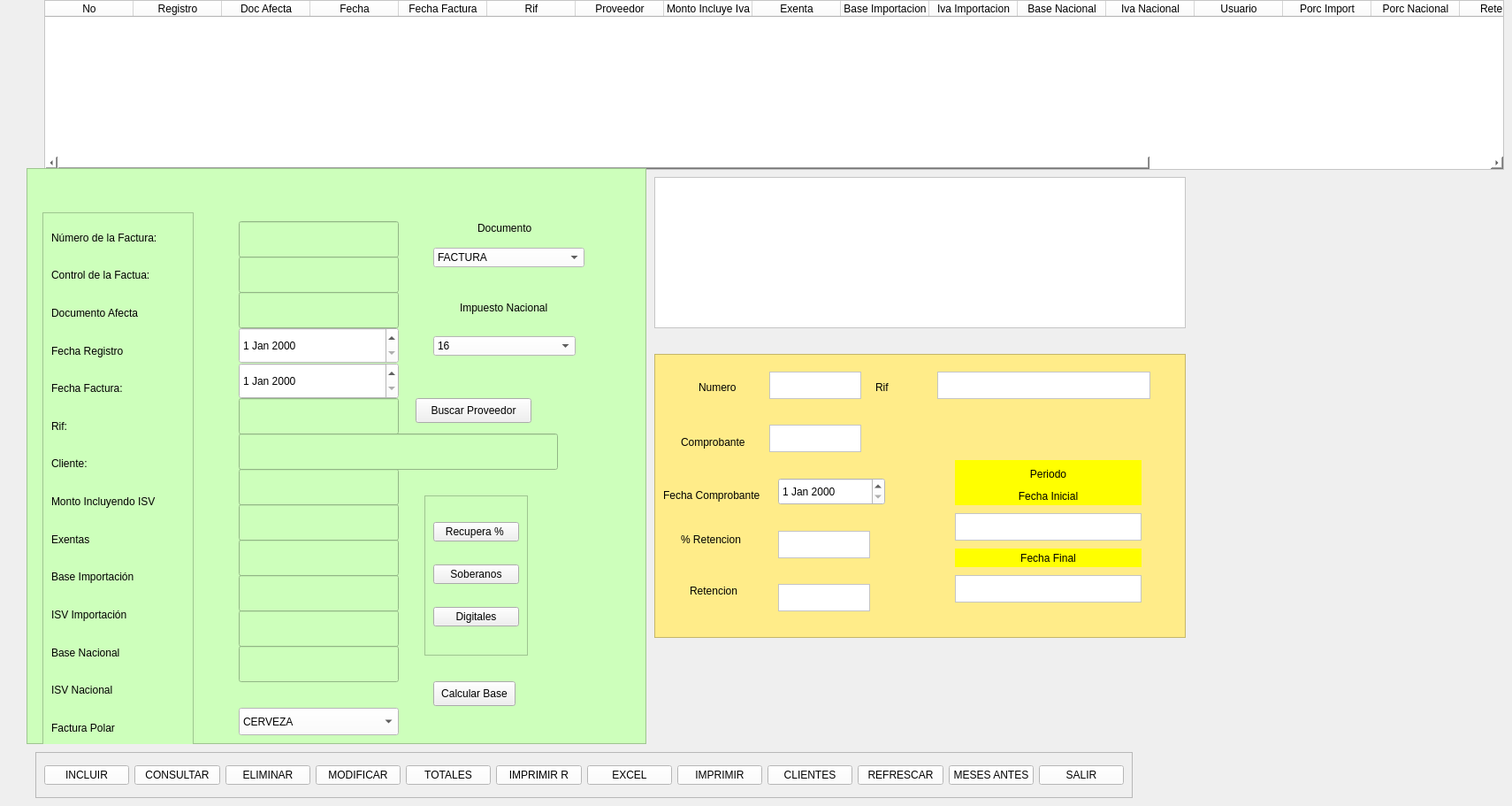
    <widget class="QWidget" name="tab_2">
     <attribute name="title">
      <string>Libro de Compras</string>
     </attribute>
     <widget class="QTableWidget" name="tableWidget_2">
      <property name="geometry">
       <rect>
        <x>50</x>
        <y>0</y>
        <width>1651</width>
        <height>192</height>
       </rect>
      </property>
      <property name="styleSheet">
       <string notr="true">background-color: rgb(255, 255, 255);</string>
      </property>
      <column>
       <property name="text">
        <string>No</string>
       </property>
      </column>
      <column>
       <property name="text">
        <string>Registro</string>
       </property>
      </column>
      <column>
       <property name="text">
        <string>Doc Afecta</string>
       </property>
      </column>
      <column>
       <property name="text">
        <string>Fecha</string>
       </property>
      </column>
      <column>
       <property name="text">
        <string>Fecha Factura</string>
       </property>
      </column>
      <column>
       <property name="text">
        <string>Rif</string>
       </property>
      </column>
      <column>
       <property name="text">
        <string>Proveedor</string>
       </property>
      </column>
      <column>
       <property name="text">
        <string>Monto Incluye Iva</string>
       </property>
      </column>
      <column>
       <property name="text">
        <string>Exenta</string>
       </property>
      </column>
      <column>
       <property name="text">
        <string>Base Importacion</string>
       </property>
      </column>
      <column>
       <property name="text">
        <string>Iva Importacion</string>
       </property>
      </column>
      <column>
       <property name="text">
        <string>Base Nacional</string>
       </property>
      </column>
      <column>
       <property name="text">
        <string>Iva Nacional</string>
       </property>
      </column>
      <column>
       <property name="text">
        <string>Usuario</string>
       </property>
      </column>
      <column>
       <property name="text">
        <string>Porc Import</string>
       </property>
      </column>
      <column>
       <property name="text">
        <string>Porc Nacional</string>
       </property>
      </column>
      <column>
       <property name="text">
        <string>Retencion</string>
       </property>
      </column>
      <column>
       <property name="text">
        <string>Comprobante</string>
       </property>
      </column>
      <column>
       <property name="text">
        <string>Fecha Comprobante</string>
       </property>
      </column>
      <column>
       <property name="text">
        <string>Facturas Polar</string>
       </property>
      </column>
      <column>
       <property name="text">
        <string>Fecha Registro</string>
       </property>
      </column>
     </widget>
     <widget class="QFrame" name="frame_5">
      <property name="geometry">
       <rect>
        <x>30</x>
        <y>190</y>
        <width>701</width>
        <height>651</height>
       </rect>
      </property>
      <property name="styleSheet">
       <string notr="true">background-color: rgb(205, 255, 187);</string>
      </property>
      <property name="frameShape">
       <enum>QFrame::StyledPanel</enum>
      </property>
      <property name="frameShadow">
       <enum>QFrame::Raised</enum>
      </property>
      <widget class="QFrame" name="frame_6">
       <property name="geometry">
        <rect>
         <x>18</x>
         <y>50</y>
         <width>171</width>
         <height>611</height>
        </rect>
       </property>
       <property name="frameShape">
        <enum>QFrame::StyledPanel</enum>
       </property>
       <property name="frameShadow">
        <enum>QFrame::Raised</enum>
       </property>
       <layout class="QVBoxLayout" name="verticalLayout_2">
        <item>
         <widget class="QLabel" name="label_38">
          <property name="text">
           <string>Número de la Factura:</string>
          </property>
         </widget>
        </item>
        <item>
         <widget class="QLabel" name="label_39">
          <property name="text">
           <string>Control de la Factua:</string>
          </property>
         </widget>
        </item>
        <item>
         <widget class="QLabel" name="label_40">
          <property name="text">
           <string>Documento Afecta</string>
          </property>
         </widget>
        </item>
        <item>
         <widget class="QLabel" name="label_41">
          <property name="text">
           <string>Fecha Registro</string>
          </property>
         </widget>
        </item>
        <item>
         <widget class="QLabel" name="label_43">
          <property name="text">
           <string>Fecha Factura:</string>
          </property>
         </widget>
        </item>
        <item>
         <widget class="QLabel" name="label_44">
          <property name="text">
           <string>Rif:</string>
          </property>
         </widget>
        </item>
        <item>
         <widget class="QLabel" name="label_45">
          <property name="text">
           <string>Cliente:</string>
          </property>
         </widget>
        </item>
        <item>
         <widget class="QLabel" name="label_46">
          <property name="text">
           <string>Monto Incluyendo ISV</string>
          </property>
         </widget>
        </item>
        <item>
         <widget class="QLabel" name="label_47">
          <property name="text">
           <string>Exentas</string>
          </property>
         </widget>
        </item>
        <item>
         <widget class="QLabel" name="label_48">
          <property name="text">
           <string>Base Importación</string>
          </property>
         </widget>
        </item>
        <item>
         <widget class="QLabel" name="label_50">
          <property name="text">
           <string>ISV Importación</string>
          </property>
         </widget>
        </item>
        <item>
         <widget class="QLabel" name="label_49">
          <property name="text">
           <string>Base Nacional</string>
          </property>
         </widget>
        </item>
        <item>
         <widget class="QLabel" name="label_51">
          <property name="text">
           <string>ISV Nacional</string>
          </property>
         </widget>
        </item>
        <item>
         <widget class="QLabel" name="label_52">
          <property name="text">
           <string>Factura Polar</string>
          </property>
         </widget>
        </item>
       </layout>
      </widget>
      <widget class="QDateEdit" name="dateEdit_3">
       <property name="geometry">
        <rect>
         <x>240</x>
         <y>180</y>
         <width>181</width>
         <height>41</height>
        </rect>
       </property>
       <property name="mouseTracking">
        <bool>true</bool>
       </property>
       <property name="styleSheet">
        <string notr="true">background-color: rgb(255, 255, 255);</string>
       </property>
      </widget>
      <widget class="QDateEdit" name="dateEdit_4">
       <property name="geometry">
        <rect>
         <x>240</x>
         <y>220</y>
         <width>181</width>
         <height>41</height>
        </rect>
       </property>
       <property name="mouseTracking">
        <bool>true</bool>
       </property>
       <property name="styleSheet">
        <string notr="true">background-color: rgb(255, 255, 255);</string>
       </property>
      </widget>
      <widget class="QComboBox" name="comboBox_4">
       <property name="geometry">
        <rect>
         <x>240</x>
         <y>610</y>
         <width>181</width>
         <height>31</height>
        </rect>
       </property>
       <property name="styleSheet">
        <string notr="true">background-color: rgb(255, 255, 255);</string>
       </property>
       <item>
        <property name="text">
         <string>CERVEZA</string>
        </property>
       </item>
       <item>
        <property name="text">
         <string>HARINA</string>
        </property>
       </item>
       <item>
        <property name="text">
         <string>KETCHUP</string>
        </property>
       </item>
       <item>
        <property name="text">
         <string>P&amp;G</string>
        </property>
       </item>
       <item>
        <property name="text">
         <string>NORMAL</string>
        </property>
       </item>
       <item>
        <property name="text">
         <string>PEPSI</string>
        </property>
       </item>
       <item>
        <property name="text">
         <string>DETERGENTE</string>
        </property>
       </item>
      </widget>
      <widget class="QLabel" name="label_42">
       <property name="geometry">
        <rect>
         <x>510</x>
         <y>60</y>
         <width>81</width>
         <height>16</height>
        </rect>
       </property>
       <property name="text">
        <string>Documento</string>
       </property>
      </widget>
      <widget class="QComboBox" name="comboBox_5">
       <property name="geometry">
        <rect>
         <x>460</x>
         <y>90</y>
         <width>171</width>
         <height>22</height>
        </rect>
       </property>
       <property name="styleSheet">
        <string notr="true">background-color: rgb(255, 255, 255);</string>
       </property>
       <item>
        <property name="text">
         <string>FACTURA</string>
        </property>
       </item>
       <item>
        <property name="text">
         <string>NOTA DE CREDITO</string>
        </property>
       </item>
       <item>
        <property name="text">
         <string>NOTA DE DEBITO</string>
        </property>
       </item>
      </widget>
      <widget class="QLabel" name="label_53">
       <property name="geometry">
        <rect>
         <x>490</x>
         <y>150</y>
         <width>121</width>
         <height>16</height>
        </rect>
       </property>
       <property name="text">
        <string>Impuesto Nacional</string>
       </property>
      </widget>
      <widget class="QComboBox" name="comboBox_6">
       <property name="geometry">
        <rect>
         <x>460</x>
         <y>190</y>
         <width>161</width>
         <height>22</height>
        </rect>
       </property>
       <property name="styleSheet">
        <string notr="true">background-color: rgb(255, 255, 255);</string>
       </property>
       <item>
        <property name="text">
         <string>16</string>
        </property>
       </item>
       <item>
        <property name="text">
         <string>8</string>
        </property>
       </item>
       <item>
        <property name="text">
         <string>31</string>
        </property>
       </item>
       <item>
        <property name="text">
         <string>12</string>
        </property>
       </item>
       <item>
        <property name="text">
         <string>0</string>
        </property>
       </item>
      </widget>
      <widget class="QFrame" name="frame_7">
       <property name="geometry">
        <rect>
         <x>450</x>
         <y>370</y>
         <width>117</width>
         <height>181</height>
        </rect>
       </property>
       <property name="frameShape">
        <enum>QFrame::StyledPanel</enum>
       </property>
       <property name="frameShadow">
        <enum>QFrame::Raised</enum>
       </property>
       <layout class="QVBoxLayout" name="verticalLayout_3">
        <item>
         <widget class="QPushButton" name="pushButton_2">
          <property name="styleSheet">
           <string notr="true">background-color: rgb(240, 240, 240);</string>
          </property>
          <property name="text">
           <string>Recupera % </string>
          </property>
         </widget>
        </item>
        <item>
         <widget class="QPushButton" name="pushButton_21">
          <property name="styleSheet">
           <string notr="true">background-color: rgb(240, 240, 240);</string>
          </property>
          <property name="text">
           <string>Soberanos</string>
          </property>
         </widget>
        </item>
        <item>
         <widget class="QPushButton" name="pushButton_22">
          <property name="styleSheet">
           <string notr="true">background-color: rgb(240, 240, 240);</string>
          </property>
          <property name="text">
           <string>Digitales</string>
          </property>
         </widget>
        </item>
       </layout>
      </widget>
      <widget class="QPushButton" name="pushButton_35">
       <property name="geometry">
        <rect>
         <x>440</x>
         <y>260</y>
         <width>131</width>
         <height>28</height>
        </rect>
       </property>
       <property name="styleSheet">
        <string notr="true">background-color: rgb(240, 240, 240);</string>
       </property>
       <property name="text">
        <string>Buscar Proveedor</string>
       </property>
      </widget>
      <widget class="QPushButton" name="pushButton_36">
       <property name="geometry">
        <rect>
         <x>460</x>
         <y>580</y>
         <width>93</width>
         <height>28</height>
        </rect>
       </property>
       <property name="styleSheet">
        <string notr="true">background-color: rgb(240, 240, 240);</string>
       </property>
       <property name="text">
        <string>Calcular Base</string>
       </property>
      </widget>
      <widget class="QLineEdit" name="numFac">
       <property name="geometry">
        <rect>
         <x>240</x>
         <y>60</y>
         <width>181</width>
         <height>41</height>
        </rect>
       </property>
      </widget>
      <widget class="QLineEdit" name="conFac">
       <property name="geometry">
        <rect>
         <x>240</x>
         <y>100</y>
         <width>181</width>
         <height>41</height>
        </rect>
       </property>
      </widget>
      <widget class="QLineEdit" name="DocAfec">
       <property name="geometry">
        <rect>
         <x>240</x>
         <y>140</y>
         <width>181</width>
         <height>41</height>
        </rect>
       </property>
      </widget>
      <widget class="QLineEdit" name="Rif">
       <property name="geometry">
        <rect>
         <x>240</x>
         <y>260</y>
         <width>181</width>
         <height>41</height>
        </rect>
       </property>
      </widget>
      <widget class="QLineEdit" name="Cliente">
       <property name="geometry">
        <rect>
         <x>240</x>
         <y>300</y>
         <width>361</width>
         <height>41</height>
        </rect>
       </property>
      </widget>
      <widget class="QLineEdit" name="montoIncli">
       <property name="geometry">
        <rect>
         <x>240</x>
         <y>340</y>
         <width>181</width>
         <height>41</height>
        </rect>
       </property>
      </widget>
      <widget class="QLineEdit" name="ISVimpor">
       <property name="geometry">
        <rect>
         <x>240</x>
         <y>460</y>
         <width>181</width>
         <height>41</height>
        </rect>
       </property>
      </widget>
      <widget class="QLineEdit" name="baseIm">
       <property name="geometry">
        <rect>
         <x>240</x>
         <y>420</y>
         <width>181</width>
         <height>41</height>
        </rect>
       </property>
      </widget>
      <widget class="QLineEdit" name="exten">
       <property name="geometry">
        <rect>
         <x>240</x>
         <y>380</y>
         <width>181</width>
         <height>41</height>
        </rect>
       </property>
      </widget>
      <widget class="QLineEdit" name="basenacio">
       <property name="geometry">
        <rect>
         <x>240</x>
         <y>500</y>
         <width>181</width>
         <height>41</height>
        </rect>
       </property>
      </widget>
      <widget class="QLineEdit" name="ISVnacio">
       <property name="geometry">
        <rect>
         <x>240</x>
         <y>540</y>
         <width>181</width>
         <height>41</height>
        </rect>
       </property>
      </widget>
     </widget>
     <widget class="QFrame" name="frame_8">
      <property name="geometry">
       <rect>
        <x>740</x>
        <y>400</y>
        <width>601</width>
        <height>321</height>
       </rect>
      </property>
      <property name="styleSheet">
       <string notr="true">background-color: rgb(255, 236, 137);</string>
      </property>
      <property name="frameShape">
       <enum>QFrame::StyledPanel</enum>
      </property>
      <property name="frameShadow">
       <enum>QFrame::Raised</enum>
      </property>
      <widget class="QLabel" name="label_54">
       <property name="geometry">
        <rect>
         <x>250</x>
         <y>30</y>
         <width>55</width>
         <height>16</height>
        </rect>
       </property>
       <property name="text">
        <string>Rif</string>
       </property>
      </widget>
      <widget class="QLabel" name="label_56">
       <property name="geometry">
        <rect>
         <x>10</x>
         <y>150</y>
         <width>121</width>
         <height>20</height>
        </rect>
       </property>
       <property name="text">
        <string>Fecha Comprobante</string>
       </property>
      </widget>
      <widget class="QLabel" name="label_57">
       <property name="geometry">
        <rect>
         <x>40</x>
         <y>260</y>
         <width>55</width>
         <height>16</height>
        </rect>
       </property>
       <property name="text">
        <string>Retencion</string>
       </property>
      </widget>
      <widget class="QLabel" name="label_58">
       <property name="geometry">
        <rect>
         <x>30</x>
         <y>90</y>
         <width>81</width>
         <height>20</height>
        </rect>
       </property>
       <property name="text">
        <string>Comprobante</string>
       </property>
      </widget>
      <widget class="QLabel" name="label_59">
       <property name="geometry">
        <rect>
         <x>30</x>
         <y>200</y>
         <width>71</width>
         <height>20</height>
        </rect>
       </property>
       <property name="text">
        <string>% Retencion</string>
       </property>
      </widget>
      <widget class="QTextEdit" name="textEdit_31">
       <property name="geometry">
        <rect>
         <x>130</x>
         <y>20</y>
         <width>104</width>
         <height>31</height>
        </rect>
       </property>
       <property name="styleSheet">
        <string notr="true">background-color: rgb(255, 255, 255);</string>
       </property>
      </widget>
      <widget class="QTextEdit" name="textEdit_32">
       <property name="geometry">
        <rect>
         <x>320</x>
         <y>20</y>
         <width>241</width>
         <height>31</height>
        </rect>
       </property>
       <property name="styleSheet">
        <string notr="true">background-color: rgb(255, 255, 255);</string>
       </property>
      </widget>
      <widget class="QTextEdit" name="textEdit_35">
       <property name="geometry">
        <rect>
         <x>130</x>
         <y>80</y>
         <width>104</width>
         <height>31</height>
        </rect>
       </property>
       <property name="styleSheet">
        <string notr="true">background-color: rgb(255, 255, 255);</string>
       </property>
      </widget>
      <widget class="QTextEdit" name="textEdit_36">
       <property name="geometry">
        <rect>
         <x>140</x>
         <y>200</y>
         <width>104</width>
         <height>31</height>
        </rect>
       </property>
       <property name="styleSheet">
        <string notr="true">background-color: rgb(255, 255, 255);</string>
       </property>
      </widget>
      <widget class="QTextEdit" name="textEdit_47">
       <property name="geometry">
        <rect>
         <x>140</x>
         <y>260</y>
         <width>104</width>
         <height>31</height>
        </rect>
       </property>
       <property name="styleSheet">
        <string notr="true">background-color: rgb(255, 255, 255);</string>
       </property>
      </widget>
      <widget class="QDateEdit" name="dateEdit_5">
       <property name="geometry">
        <rect>
         <x>140</x>
         <y>140</y>
         <width>121</width>
         <height>31</height>
        </rect>
       </property>
       <property name="styleSheet">
        <string notr="true">background-color: rgb(255, 255, 255);</string>
       </property>
      </widget>
      <widget class="QLabel" name="label_60">
       <property name="geometry">
        <rect>
         <x>50</x>
         <y>30</y>
         <width>55</width>
         <height>16</height>
        </rect>
       </property>
       <property name="text">
        <string>Numero</string>
       </property>
      </widget>
      <widget class="QTextEdit" name="textEdit_48">
       <property name="geometry">
        <rect>
         <x>340</x>
         <y>180</y>
         <width>211</width>
         <height>31</height>
        </rect>
       </property>
       <property name="styleSheet">
        <string notr="true">background-color: rgb(255, 255, 255);</string>
       </property>
      </widget>
      <widget class="QTextEdit" name="textEdit_49">
       <property name="geometry">
        <rect>
         <x>340</x>
         <y>250</y>
         <width>211</width>
         <height>31</height>
        </rect>
       </property>
       <property name="styleSheet">
        <string notr="true">background-color: rgb(255, 255, 255);</string>
       </property>
      </widget>
      <widget class="QLabel" name="label_61">
       <property name="geometry">
        <rect>
         <x>340</x>
         <y>120</y>
         <width>211</width>
         <height>31</height>
        </rect>
       </property>
       <property name="styleSheet">
        <string notr="true">background-color: rgb(255, 255, 0);</string>
       </property>
       <property name="text">
        <string>Periodo</string>
       </property>
       <property name="alignment">
        <set>Qt::AlignCenter</set>
       </property>
      </widget>
      <widget class="QLabel" name="label_62">
       <property name="geometry">
        <rect>
         <x>340</x>
         <y>150</y>
         <width>211</width>
         <height>21</height>
        </rect>
       </property>
       <property name="styleSheet">
        <string notr="true">background-color: rgb(255, 255, 0);</string>
       </property>
       <property name="text">
        <string>Fecha Inicial</string>
       </property>
       <property name="alignment">
        <set>Qt::AlignCenter</set>
       </property>
      </widget>
      <widget class="QLabel" name="label_63">
       <property name="geometry">
        <rect>
         <x>340</x>
         <y>220</y>
         <width>211</width>
         <height>21</height>
        </rect>
       </property>
       <property name="styleSheet">
        <string notr="true">background-color: rgb(255, 255, 0);</string>
       </property>
       <property name="text">
        <string>Fecha Final</string>
       </property>
       <property name="alignment">
        <set>Qt::AlignCenter</set>
       </property>
      </widget>
     </widget>
     <widget class="QTextBrowser" name="textBrowser_2">
      <property name="geometry">
       <rect>
        <x>740</x>
        <y>200</y>
        <width>601</width>
        <height>171</height>
       </rect>
      </property>
      <property name="styleSheet">
       <string notr="true">background-color: rgb(255, 255, 255);</string>
      </property>
     </widget>
     <widget class="QFrame" name="frame_9">
      <property name="geometry">
       <rect>
        <x>40</x>
        <y>850</y>
        <width>1241</width>
        <height>52</height>
       </rect>
      </property>
      <property name="frameShape">
       <enum>QFrame::StyledPanel</enum>
      </property>
      <property name="frameShadow">
       <enum>QFrame::Raised</enum>
      </property>
      <layout class="QHBoxLayout" name="horizontalLayout">
       <item>
        <widget class="QPushButton" name="pushButton_23">
         <property name="styleSheet">
          <string notr="true">background-color: rgb(255, 255, 255);</string>
         </property>
         <property name="text">
          <string>INCLUIR</string>
         </property>
        </widget>
       </item>
       <item>
        <widget class="QPushButton" name="pushButton_29">
         <property name="styleSheet">
          <string notr="true">background-color: rgb(255, 255, 255);</string>
         </property>
         <property name="text">
          <string>CONSULTAR</string>
         </property>
        </widget>
       </item>
       <item>
        <widget class="QPushButton" name="pushButton_33">
         <property name="styleSheet">
          <string notr="true">background-color: rgb(255, 255, 255);</string>
         </property>
         <property name="text">
          <string>ELIMINAR</string>
         </property>
        </widget>
       </item>
       <item>
        <widget class="QPushButton" name="pushButton_32">
         <property name="styleSheet">
          <string notr="true">background-color: rgb(255, 255, 255);</string>
         </property>
         <property name="text">
          <string>MODIFICAR</string>
         </property>
        </widget>
       </item>
       <item>
        <widget class="QPushButton" name="pushButton_30">
         <property name="styleSheet">
          <string notr="true">background-color: rgb(255, 255, 255);</string>
         </property>
         <property name="text">
          <string>TOTALES</string>
         </property>
        </widget>
       </item>
       <item>
        <widget class="QPushButton" name="pushButton_24">
         <property name="styleSheet">
          <string notr="true">background-color: rgb(255, 255, 255);</string>
         </property>
         <property name="text">
          <string>IMPRIMIR R</string>
         </property>
        </widget>
       </item>
       <item>
        <widget class="QPushButton" name="pushButton_31">
         <property name="styleSheet">
          <string notr="true">background-color: rgb(255, 255, 255);</string>
         </property>
         <property name="text">
          <string>EXCEL</string>
         </property>
        </widget>
       </item>
       <item>
        <widget class="QPushButton" name="pushButton_28">
         <property name="styleSheet">
          <string notr="true">background-color: rgb(255, 255, 255);</string>
         </property>
         <property name="text">
          <string>IMPRIMIR</string>
         </property>
        </widget>
       </item>
       <item>
        <widget class="QPushButton" name="pushButton_27">
         <property name="styleSheet">
          <string notr="true">background-color: rgb(255, 255, 255);</string>
         </property>
         <property name="text">
          <string>CLIENTES</string>
         </property>
        </widget>
       </item>
       <item>
        <widget class="QPushButton" name="pushButton_25">
         <property name="styleSheet">
          <string notr="true">background-color: rgb(255, 255, 255);</string>
         </property>
         <property name="text">
          <string>REFRESCAR</string>
         </property>
        </widget>
       </item>
       <item>
        <widget class="QPushButton" name="pushButton_26">
         <property name="styleSheet">
          <string notr="true">background-color: rgb(255, 255, 255);</string>
         </property>
         <property name="text">
          <string>MESES ANTES</string>
         </property>
        </widget>
       </item>
       <item>
        <widget class="QPushButton" name="pushButton_34">
         <property name="styleSheet">
          <string notr="true">background-color: rgb(255, 255, 255);</string>
         </property>
         <property name="text">
          <string>SALIR</string>
         </property>
        </widget>
       </item>
      </layout>
     </widget>
    </widget>
